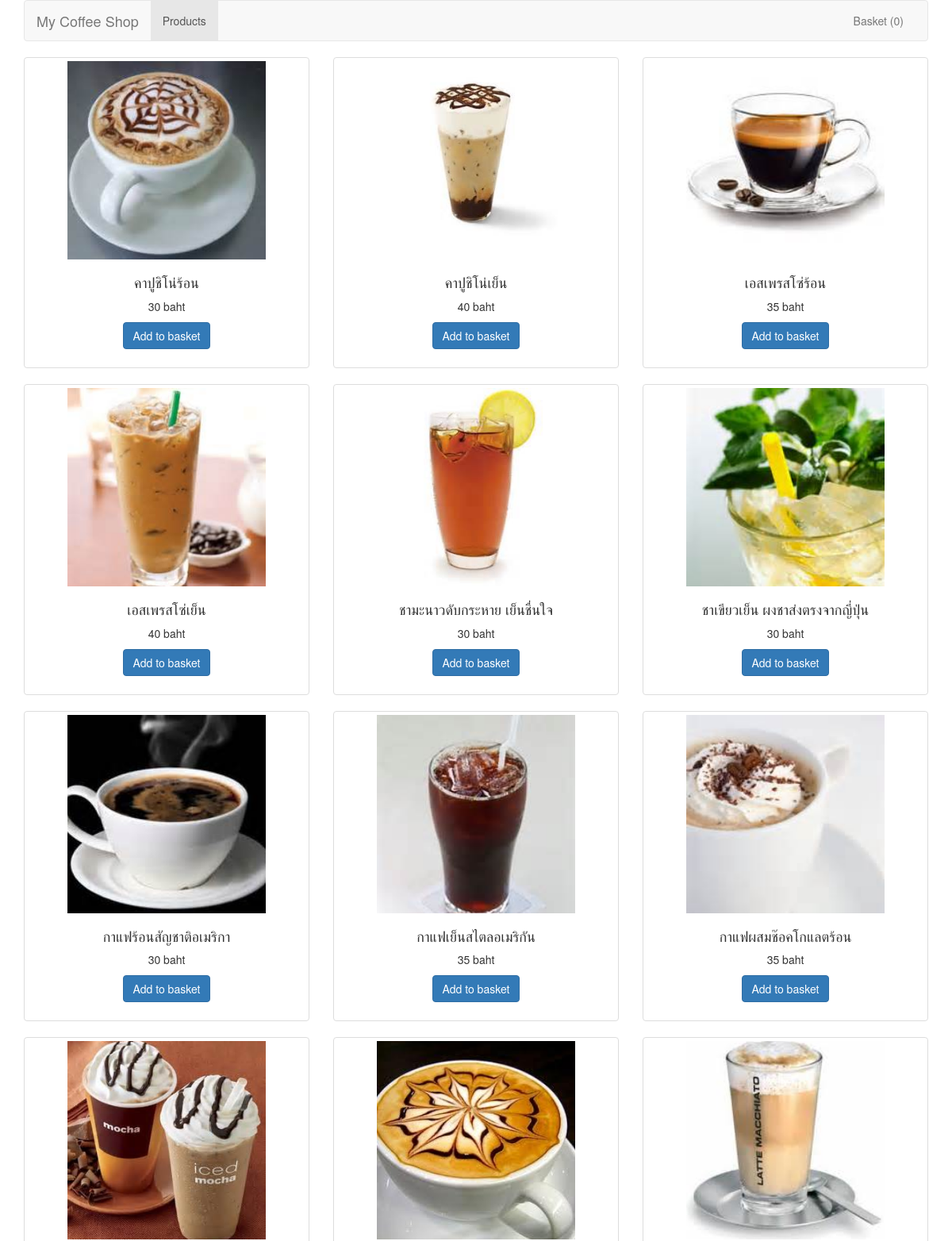
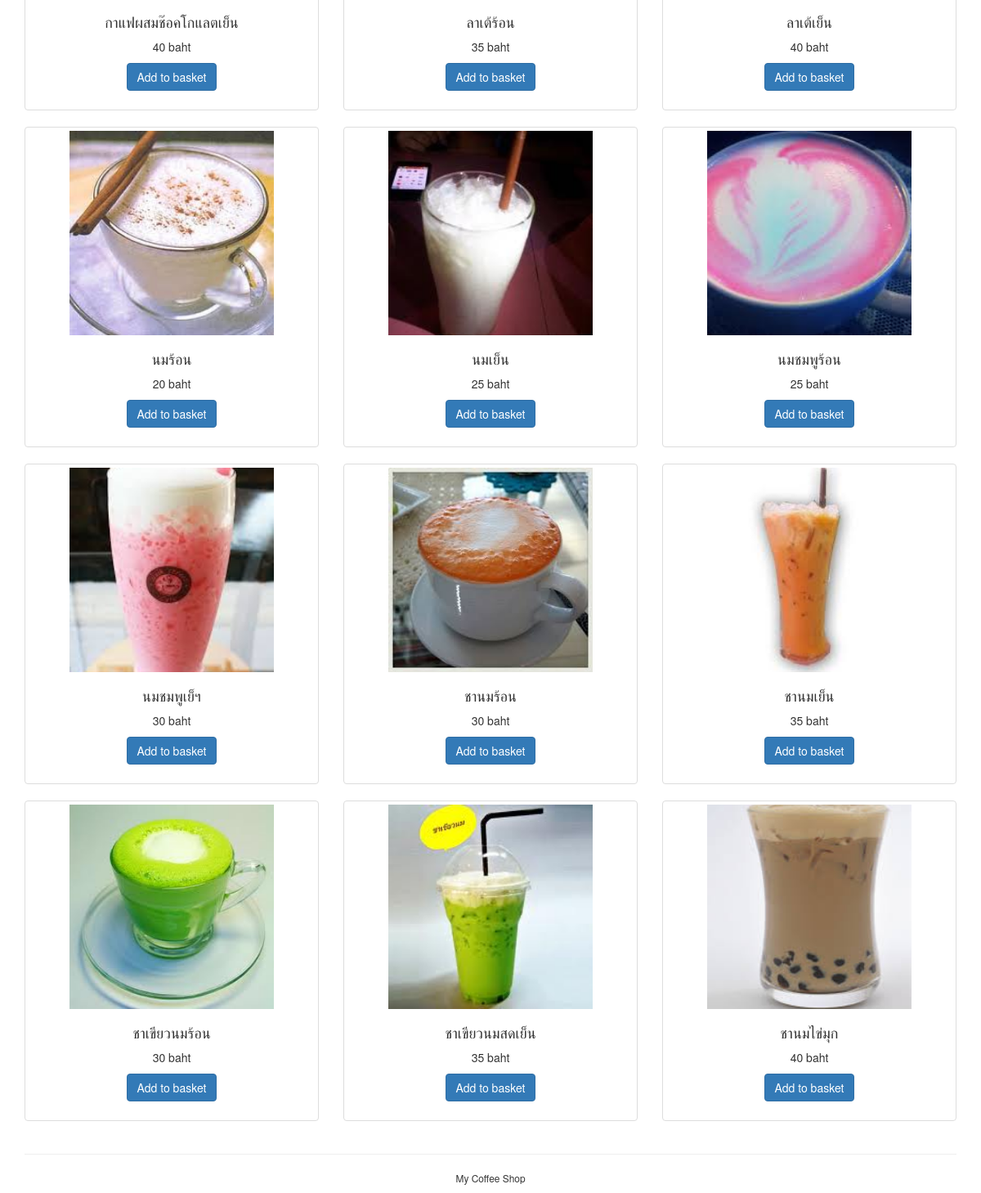
The page / on the database its author committed (2 pictures, top to bottom).
### tables this page shows
CREATE TABLE tbproduct (
  itemid VARCHAR(2)  NOT NULL  ,
  tbtype_typeid VARCHAR(2)  NOT NULL  ,
  tbcategory_catid VARCHAR(2)  NOT NULL  ,
  itemname VARCHAR(30)  NULL  ,
  unitprice INTEGER UNSIGNED  NULL  ,
  picture VARCHAR(50)  NULL  ,
  detail VARCHAR(255)  NULL    ,
PRIMARY KEY(itemid)  ,
INDEX tbproduct_FKIndex1(tbcategory_catid)  ,
INDEX tbproduct_FKIndex2(tbtype_typeid),
  FOREIGN KEY(tbcategory_catid)
    REFERENCES tbcategory(catid)
      ON DELETE NO ACTION
      ON UPDATE CASCADE,
  FOREIGN KEY(tbtype_typeid)
    REFERENCES tbtype(typeid)
      ON DELETE NO ACTION
      ON UPDATE CASCADE);

### index.php (the view, shortened to what this page needs)
<?php
require('dbconnect.php');
require('header.php');
$sql = "select itemid, picture, detail, unitprice from tbproduct";
$results = $conn->query($sql);
?>
    <div class="row">
        <?php
        while ($row = $results->fetch_assoc()) {
            ?>
            <div class="col-sm-6 col-md-4">
                <div class="thumbnail">
                    <img src="images/<?php echo $row['picture'] ?>" alt="..." style="width: 250px; height: 250px; object-fit: cover;">
                    <div class="caption text-center">
                        <h4><?php echo $row['detail'] ?></h4>
                        <p><?php echo $row['unitprice'] ?> baht</p>
                        <p><a href="addtobasket.php?itemid=<?php echo $row['itemid'] ?>" class="btn btn-primary" role="button">Add to basket</a></p>
                    </div>
                </div>
            </div>
            <?php
        }
        ?>
    </div>
<?php
require('footer.php');
?>

### header.php (shortened to what this page needs)
<!DOCTYPE html>
<html lang="en">
<head>
    <link rel="stylesheet" href="https://maxcdn.bootstrapcdn.com/bootstrap/3.3.7/css/bootstrap.min.css">
</head>
<body class="container">
<?php
$pageName = basename($_SERVER['PHP_SELF'], '.php');
?>
<nav class="navbar navbar-default">
    <div class="container-fluid">
        <div class="navbar-header">
            <a class="navbar-brand" href="index.php">My Coffee Shop</a>
        </div>
        <div class="collapse navbar-collapse" id="bs-example-navbar-collapse-1">
            <ul class="nav navbar-nav">
                <li <?php echo $pageName == 'index' ? 'class="active"' : '' ?> ><a href="index.php">Products <span class="sr-only">(current)</span></a></li>
            </ul>
            <ul class="nav navbar-nav navbar-right">
                <li <?php echo $pageName == 'basket' ? 'class="active"' : '' ?> ><a href="basket.php">Basket (<?php echo count($_SESSION['basket']) ?>)</a></li>
            </ul>
        </div>
    </div>
</nav>

### footer.php (shortened to what this page needs)
<hr>
<p class="text-center small">My Coffee Shop</p>
</body>
</html>

### rows shown on the page
tbproduct: picture (picture), detail "คาปูชิโน่ร้อน", unitprice "30"
tbproduct: picture (picture), detail "คาปูชิโน่เย็น", unitprice "40"
tbproduct: picture (picture), detail "เอสเพรสโซ่ร้อน", unitprice "35"
tbproduct: picture (picture), detail "เอสเพรสโซ่เย็น", unitprice "40"
tbproduct: picture (picture), detail "ชามะนาวดับกระหาย เย็นชื่นใจ", unitprice "30"
tbproduct: picture (picture), detail "ชาเขียวเย็น ผงชาส่งตรงจากญี่ปุ่น", unitprice "30"
tbproduct: picture (picture), detail "กาแฟร้อนสัญชาติอเมริกา", unitprice "30"
tbproduct: picture (picture), detail "กาแฟเย็นสไตลอเมริกัน", unitprice "35"
tbproduct: picture (picture), detail "กาแฟผสมช๊อคโกแลตร้อน", unitprice "35"
tbproduct: picture (picture), detail "กาแฟผสมช๊อคโกแลตเย็น", unitprice "40"
tbproduct: picture (picture), detail "ลาเต้ร้อน", unitprice "35"
tbproduct: picture (picture), detail "ลาเต้เย็น", unitprice "40"
tbproduct: picture (picture), detail "นมร้อน", unitprice "20"
tbproduct: picture (picture), detail "นมเย็น", unitprice "25"
tbproduct: picture (picture), detail "นมชมพูร้อน", unitprice "25"
tbproduct: picture (picture), detail "นมชมพูเย็ฯ", unitprice "30"
tbproduct: picture (picture), detail "ชานมร้อน", unitprice "30"
tbproduct: picture (picture), detail "ชานมเย็น", unitprice "35"
tbproduct: picture (picture), detail "ชาเขียวนมร้อน", unitprice "30"
tbproduct: picture (picture), detail "ชาเขียวนมสดเย็น", unitprice "35"
tbproduct: picture (picture), detail "ชานมไข่มุก", unitprice "40"

### other values the page prints
count($_SESSION['basket']) "0"
